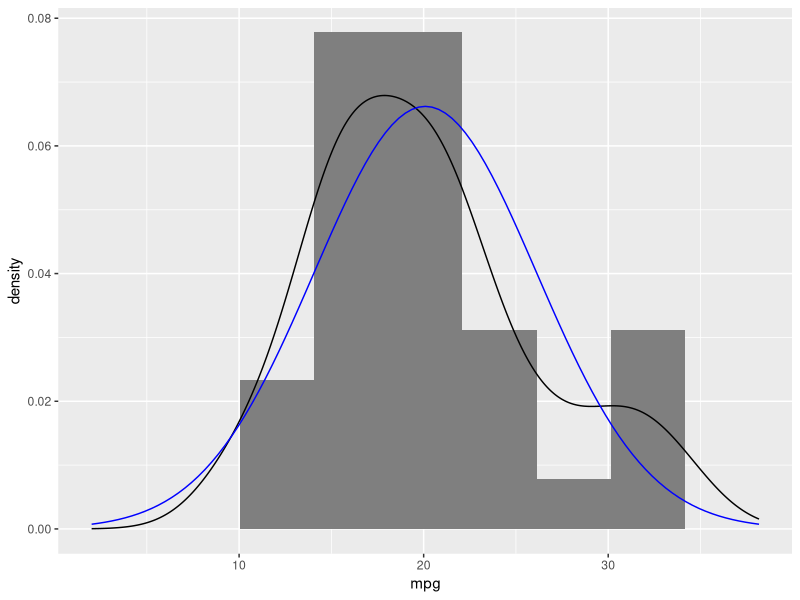
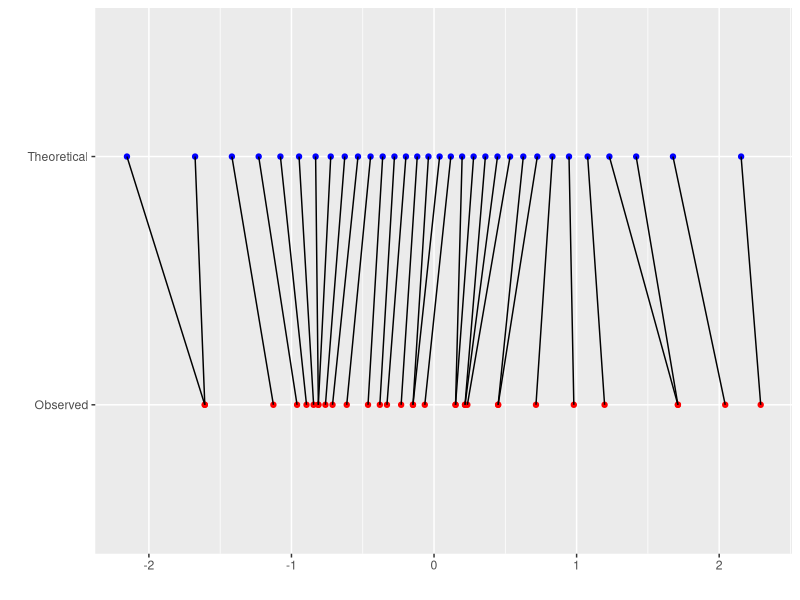
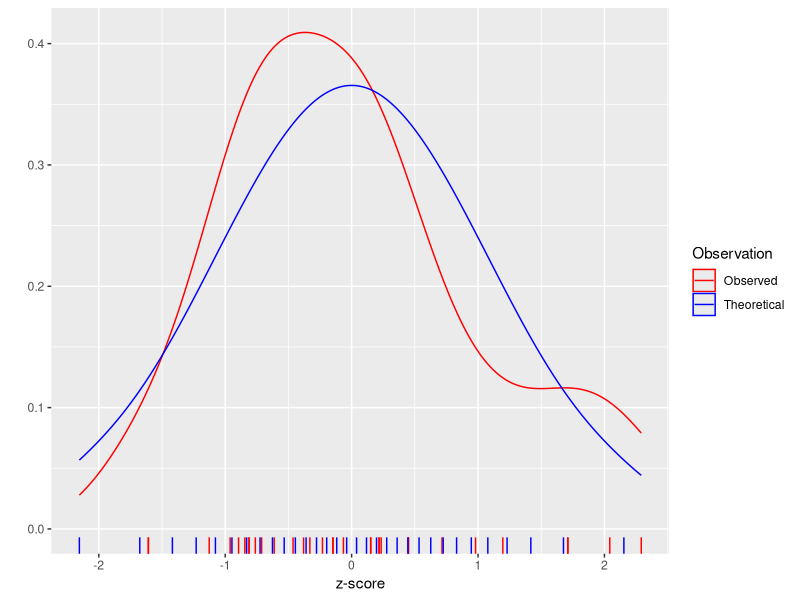
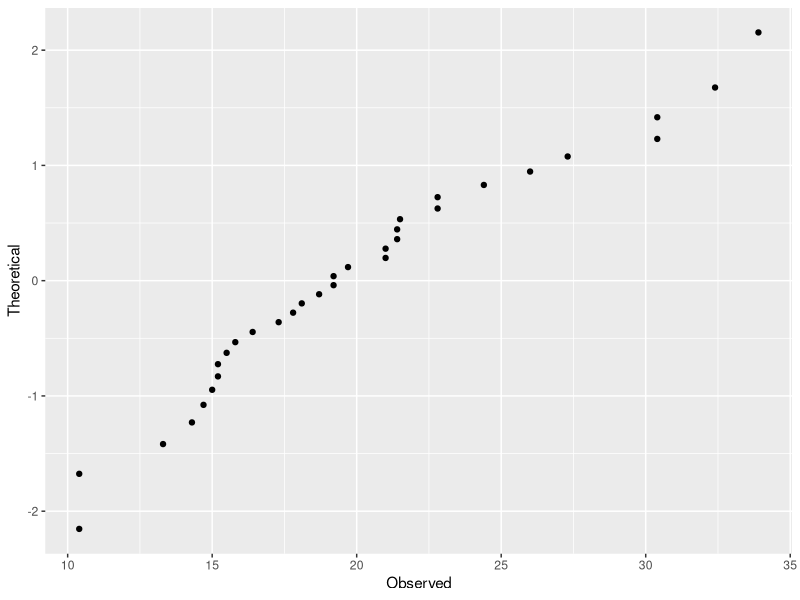
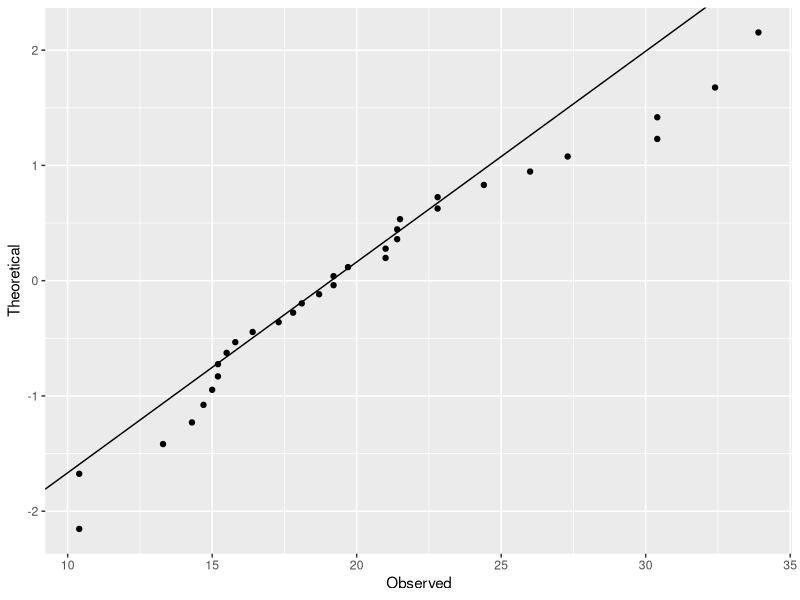

Write R code to recreate these figures, in order.
## ---- chunk 1
library(tidyverse)
library(reshape2)
## ---- chunk 2
data(mtcars)
x <- mtcars$mpg
x <- x[order(x)] # Order the vector
ggplot(mtcars, aes(x = mpg)) + 
	geom_histogram(aes(y = ..density..), bins = 10, fill = 'grey50') +
	geom_density() +
	geom_function(fun = dnorm, 
				  args = list(mean = mean(x), sd = sd(x)),
				  color = 'blue') +
	xlim(mean(x) - 3 * sd(x), mean(x) + 3 * sd(x))
## ---- chunk 3
( points <- ppoints(length(x)) )
## ---- chunk 4
( y <- qnorm(points) )
mean(y)
sd(y)
## ---- chunk 5
z <- (x - mean(x)) / sd(x)
df <- data.frame(ID = 1:length(x), Observed = x, Observed_z = z, Theoretical = y)
head(df)

ggplot(df, aes(x = Observed_z, y = 'Observed', xend = Theoretical, yend = 'Theoretical')) +
	geom_point(aes(x = Observed_z, y = 'Observed'), color = 'red') +
	geom_point(aes(x = Theoretical, y = 'Theoretical'), color = 'blue') +
	geom_segment() + ylab('') + xlab('')
## ---- chunk 6
ggplot(data.frame(Observation = c(rep('Observed', length(z)),
								  rep('Theoretical', length(y))),
				  Value = c(z, y)), aes(x = Value, color = Observation)) +
	geom_density() +
	geom_rug() +
	scale_color_manual(values = c('Observed' = 'red', 'Theoretical' = 'blue')) +
	ylab('') + xlab('z-score')
## ---- chunk 7
ggplot(df, aes(x = Observed, y = Theoretical)) + 
	geom_point()
## ---- chunk 8
( x2 <- quantile(x, probs = c(0.25, 0.75)) ) # Using 25th and 75th percetile, but any two would work.
( y2 <- qnorm(c(0.25, 0.75)) )
slope <- diff(y2) / diff(x2)
int <- y2[1L] - slope * x2[1L]

ggplot(df, aes(x = Observed, y = Theoretical)) + 
	geom_point() +
	geom_abline(slope = slope, intercept = int)
